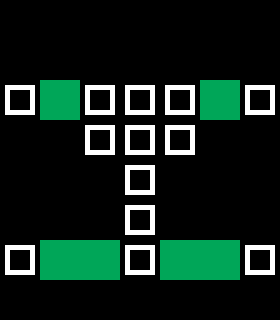

A 2D game scene composited from a Tiled map and its tileset images. What follows is a short description and the map's XML, with every tile layer's data as written:
An orthogonal 7x8 tile map with 40x40 px tiles, 1 tile layer (Tile Layer 1).

<map version="1.2" tiledversion="1.3.1" orientation="orthogonal" renderorder="right-down" compressionlevel="-1" width="7" height="8" tilewidth="40" tileheight="40" infinite="0" nextlayerid="2" nextobjectid="1">
 <tileset firstgid="1" source="tiles.tsx" />
 <layer id="1" name="Tile Layer 1" width="7" height="8">
  <data encoding="csv">
0,0,0,0,0,0,0,
0,0,0,0,0,0,0,
1,2,1,1,1,2,1,
0,0,1,1,1,0,0,
0,0,0,1,0,0,0,
0,0,0,1,0,0,0,
1,2,2,1,2,2,1,
0,0,0,0,0,0,0
</data>
 </layer>
</map>
